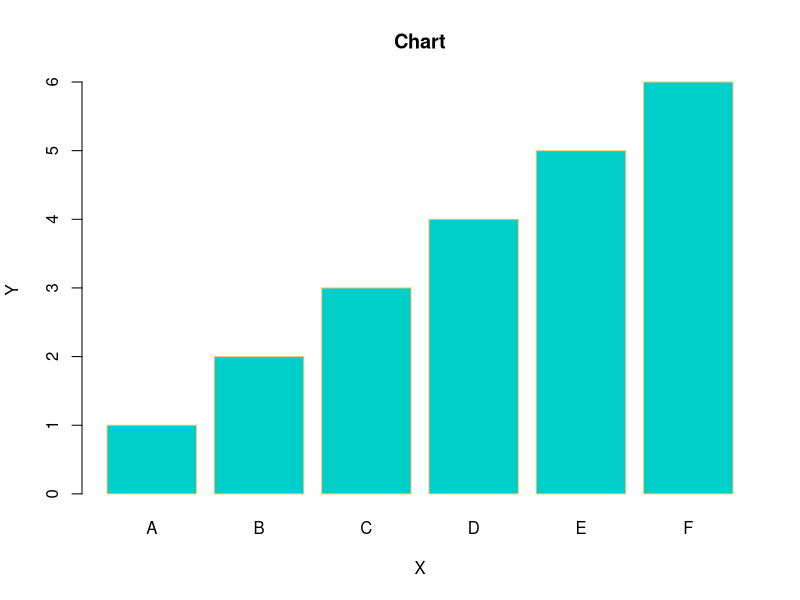

The R source for this figure:
h <- c(1, 2, 3, 4, 5, 6)
M <- c("A", "B", "C", "D", "E", "F")
barplot(h,
    names.arg = M, xlab = "X", ylab = "Y",
    col = "#00cec9", main = "Chart", border = "#fdc46e"
)

# attach(mtcars)
# par(mfrow=c(2,2))
# plot(wt,mpg, main="Scatterplot of wt vs. mpg")
# plot(wt,disp, main="Scatterplot of wt vs disp")
# hist(wt, main="Histogram of wt")
# boxplot(wt, main="Boxplot of wt")
